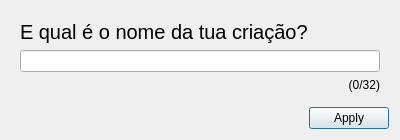
<?xml version="1.0" encoding="UTF-8"?>
<ui version="4.0">
 <class>NameDialog</class>
 <widget class="QDialog" name="NameDialog">
  <property name="geometry">
   <rect>
    <x>0</x>
    <y>0</y>
    <width>400</width>
    <height>129</height>
   </rect>
  </property>
  <property name="windowTitle">
   <string>Precisamos de um Nome!</string>
  </property>
  <layout class="QGridLayout" name="gridLayout">
   <item row="0" column="0">
    <widget class="QStackedWidget" name="stackedWidget">
     <property name="currentIndex">
      <number>0</number>
     </property>
     <widget class="QWidget" name="page">
      <layout class="QVBoxLayout" name="verticalLayout_2">
       <item>
        <widget class="QLabel" name="lblInsertName">
         <property name="font">
          <font>
           <pointsize>15</pointsize>
          </font>
         </property>
         <property name="text">
          <string>E qual é o nome da tua criação?</string>
         </property>
        </widget>
       </item>
       <item>
        <widget class="QLineEdit" name="lineEdit">
         <property name="toolTip">
          <string>Introduza aqui o nome indicado</string>
         </property>
         <property name="maxLength">
          <number>32</number>
         </property>
        </widget>
       </item>
       <item>
        <widget class="QLabel" name="lblTxtLimit">
         <property name="text">
          <string>(0/32)</string>
         </property>
         <property name="alignment">
          <set>Qt::AlignmentFlag::AlignRight|Qt::AlignmentFlag::AlignTrailing|Qt::AlignmentFlag::AlignVCenter</set>
         </property>
        </widget>
       </item>
      </layout>
     </widget>
     <widget class="QWidget" name="page_2"/>
    </widget>
   </item>
   <item row="1" column="0">
    <widget class="QDialogButtonBox" name="buttonBox">
     <property name="toolTip">
      <string>Guardar O Nome</string>
     </property>
     <property name="orientation">
      <enum>Qt::Orientation::Horizontal</enum>
     </property>
     <property name="standardButtons">
      <set>QDialogButtonBox::StandardButton::Apply</set>
     </property>
     <property name="centerButtons">
      <bool>false</bool>
     </property>
    </widget>
   </item>
  </layout>
 </widget>
 <resources/>
 <connections>
  <connection>
   <sender>buttonBox</sender>
   <signal>accepted()</signal>
   <receiver>NameDialog</receiver>
   <slot>accept()</slot>
   <hints>
    <hint type="sourcelabel">
     <x>248</x>
     <y>254</y>
    </hint>
    <hint type="destinationlabel">
     <x>157</x>
     <y>274</y>
    </hint>
   </hints>
  </connection>
  <connection>
   <sender>buttonBox</sender>
   <signal>rejected()</signal>
   <receiver>NameDialog</receiver>
   <slot>reject()</slot>
   <hints>
    <hint type="sourcelabel">
     <x>316</x>
     <y>260</y>
    </hint>
    <hint type="destinationlabel">
     <x>286</x>
     <y>274</y>
    </hint>
   </hints>
  </connection>
 </connections>
</ui>
